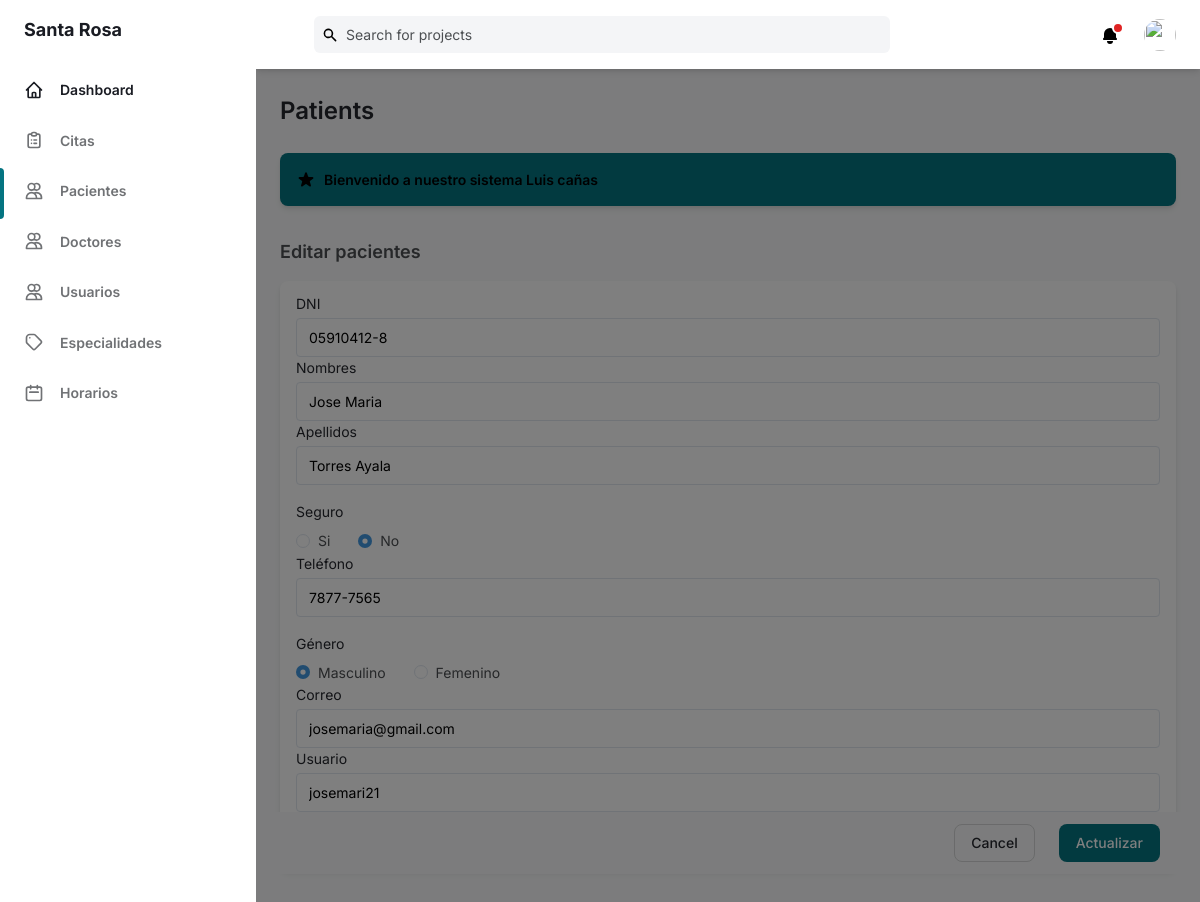
The app's page /vista/patients/edit.php?id=1 (signed in) with its own data.
### tables this page shows
CREATE TABLE `customers` (
  `codpaci` int(11) NOT NULL,
  `dnipa` char(10) NOT NULL,
  `nombrep` varchar(50) NOT NULL,
  `apellidop` varchar(50) NOT NULL,
  `seguro` char(2) NOT NULL,
  `tele` char(9) NOT NULL,
  `sexo` varchar(15) NOT NULL,
  `email` varchar(35) NOT NULL,
  `usuario` varchar(15) NOT NULL,
  `clave` varchar(255) NOT NULL,
  `cargo` char(1) NOT NULL,
  `estado` char(1) NOT NULL,
  `fecha_create` timestamp NOT NULL DEFAULT current_timestamp() ON UPDATE current_timestamp()
);

### vista/patients/edit.php (the view, shortened to what the rows shown need)
<!DOCTYPE html>
<html :class="{ 'theme-dark': dark }" x-data="data()" lang="en">
  <head>
    <link rel="stylesheet" href="../../assets/css/tailwind.output.css" />
    <link
      rel="stylesheet"
      href="https://cdnjs.cloudflare.com/ajax/libs/Chart.js/2.9.3/Chart.min.css"
    />
  </head>
  <body>
    <div
      class="flex h-screen bg-gray-50 dark:bg-gray-900"
      :class="{ 'overflow-hidden': isSideMenuOpen }"
    >
      <div class="flex flex-col flex-1 w-full">
       <main class="h-full overflow-y-auto">
          <div class="container px-6 mx-auto grid">
            <h2
              class="my-6 text-2xl font-semibold text-gray-700 dark:text-gray-200"
            >
              Patients
            </h2>
          <?php
function connect(){
return new mysqli("localhost","root","","proyecto_clinica");
}
$con = connect();
$id = $_GET['id'];
$sql = "SELECT * FROM customers  WHERE codpaci= '$id'";
$query  =$con->query($sql);
$data =  array();
if($query){
  while($r = $query->fetch_object()){
    $data[] = $r;
  }
}
?>
<?php if(count($data)>0):?>
    <?php foreach($data as $d):?>
          <div class="px-4 py-3 mb-8 bg-white rounded-lg shadow-md dark:bg-gray-800">
            <form method="POST"  autocomplete="off" action="../../folder/patients.php?id=<?php echo $d->codpaci; ?>"  role="form">
              <label class="block text-sm">
                <span class="text-gray-700 dark:text-gray-400">DNI</span>
                <input name="dnipa" onKeypress="if (event.keyCode < 45 || event.keyCode > 57) event.returnValue = false;" maxlength="8" value="<?php echo $d->dnipa; ?>" type="text"
                  class="block w-full mt-1 text-sm dark:border-gray-600 dark:bg-gray-700 focus:border-teal-400 focus:outline-none focus:shadow-outline-teal dark:text-gray-300 dark:focus:shadow-outline-gray form-input"
                  placeholder="Jane Doe"
                />
              </label>
              <label class="block text-sm">
                <span class="text-gray-700 dark:text-gray-400">Nombres</span>
                <input name="nombrep" value="<?php echo $d->nombrep; ?>" type="text"
                  class="block w-full mt-1 text-sm dark:border-gray-600 dark:bg-gray-700 focus:border-teal-400 focus:outline-none focus:shadow-outline-teal dark:text-gray-300 dark:focus:shadow-outline-gray form-input"
                  placeholder="Jane Doe"
                />
              </label>
              <label class="block text-sm">
                <span class="text-gray-700 dark:text-gray-400">Apellidos</span>
                <input name="apellidop" value="<?php echo $d->apellidop; ?>" type="text"
                  class="block w-full mt-1 text-sm dark:border-gray-600 dark:bg-gray-700 focus:border-teal-400 focus:outline-none focus:shadow-outline-teal dark:text-gray-300 dark:focus:shadow-outline-gray form-input"
                  placeholder="Jane Doe"
                />
              </label>
              <div class="mt-4 text-sm">
                <span class="text-gray-700 dark:text-gray-400">
                  Seguro
                </span>
                <div class="mt-2">
                  <label
                    class="inline-flex items-center text-gray-600 dark:text-gray-400"
                  >
                <input class="text-teal-600 form-radio focus:border-teal-400 focus:outline-none focus:shadow-outline-teal dark:focus:shadow-outline-gray" name="seguro" type="radio" id="seguro" value="<?php echo $d->seguro; ?>" <?php echo ($d->seguro== 'Si') ?  "checked" : "" ;  ?>/>
                    <span class="ml-2">Si</span>
                  </label>
                  <label
                    class="inline-flex items-center ml-6 text-gray-600 dark:text-gray-400"
                  >
                  <input class="text-teal-600 form-radio focus:border-teal-400 focus:outline-none focus:shadow-outline-teal dark:focus:shadow-outline-gray" name="seguro" type="radio" id="seguro" value="<?php echo $d->seguro; ?>" <?php echo ($d->seguro== 'No') ?  "checked" : "" ;  ?>/>
                    <span class="ml-2">No</span>
                  </label>
                </div>
              </div>
              <label class="block text-sm">
                <span class="text-gray-700 dark:text-gray-400">Teléfono</span>
                <input name="tele" maxlength="9" onKeypress="if (event.keyCode < 45 || event.keyCode > 57) event.returnValue = false;" value="<?php echo $d->tele; ?>" type="text"
                  class="block w-full mt-1 text-sm dark:border-gray-600 dark:bg-gray-700 focus:border-teal-400 focus:outline-none focus:shadow-outline-teal dark:text-gray-300 dark:focus:shadow-outline-gray form-input"
                  placeholder="Jane Doe"
                />
              </label>
              <div class="mt-4 text-sm">
                <span class="text-gray-700 dark:text-gray-400">
                  Género
                </span>
                <div class="mt-2">
                  <label
                    class="inline-flex items-center text-gray-600 dark:text-gray-400"
                  >
                <input class="text-teal-600 form-radio focus:border-teal-400 focus:outline-none focus:shadow-outline-teal dark:focus:shadow-outline-gray" name="sexo" type="radio" id="sexo" value="<?php echo $d->sexo; ?>" <?php echo ($d->sexo== 'Masculino') ?  "checked" : "" ;  ?>/>
                    <span class="ml-2">Masculino</span>
                  </label>
                  <label
                    class="inline-flex items-center ml-6 text-gray-600 dark:text-gray-400"
                  >
                  <input class="text-teal-600 form-radio focus:border-teal-400 focus:outline-none focus:shadow-outline-teal dark:focus:shadow-outline-gray" name="sexo" type="radio" id="sexo" value="<?php echo $d->sexo; ?>" <?php echo ($d->sexo== 'Femenino') ?  "checked" : "" ;  ?>/>
                    <span class="ml-2">Femenino</span>
                  </label>
                </div>
              </div>
              <label class="block text-sm">
                <span class="text-gray-700 dark:text-gray-400">Correo</span>
                <input name="email" value="<?php echo $d->email; ?>" type="text"
                  class="block w-full mt-1 text-sm dark:border-gray-600 dark:bg-gray-700 focus:border-teal-400 focus:outline-none focus:shadow-outline-teal dark:text-gray-300 dark:focus:shadow-outline-gray form-input"
                  placeholder="Jane Doe"
                />
              </label>
              <label class="block text-sm">
                <span class="text-gray-700 dark:text-gray-400">Usuario</span>
                <input name="usuario" value="<?php echo $d->usuario; ?>" type="text"
                  class="block w-full mt-1 text-sm dark:border-gray-600 dark:bg-gray-700 focus:border-teal-400 focus:outline-none focus:shadow-outline-teal dark:text-gray-300 dark:focus:shadow-outline-gray form-input"
                  placeholder="Jane Doe"
                />
              </label>
               <footer
          class="flex flex-col items-center justify-end px-6 py-3 -mx-6 -mb-4 space-y-4 sm:space-y-0 sm:space-x-6 sm:flex-row bg-gray-50 dark:bg-gray-800">
          <button
            @click="closeModal"
            class="w-full px-5 py-3 text-sm font-medium leading-5 text-white text-gray-700 transition-colors duration-150 border border-gray-300 rounded-lg dark:text-gray-400 sm:px-4 sm:py-2 sm:w-auto active:bg-transparent hover:border-gray-500 focus:border-gray-500 active:text-gray-500 focus:outline-none focus:shadow-outline-gray">
            Cancel
          </button>
          <button name="update"
            class="w-full px-5 py-3 text-sm font-medium leading-5 text-white transition-colors duration-150 bg-teal-600 border border-transparent rounded-lg sm:w-auto sm:px-4 sm:py-2 active:bg-teal-600 hover:bg-teal-700 focus:outline-none focus:shadow-outline-teal">
            Actualizar
          </button>
        </footer>
        </form>
          </div>
 <?php endforeach; ?>
    <?php else:?>
    <span class="px-2 py-1 font-semibold leading-tight text-red-700 bg-red-100 rounded-full dark:text-red-100 dark:bg-red-700">
          No hay datos
        </span>
    <?php endif; ?>
          </div>
<?php require '../template/footer.php';  ?>

### records on screen
customers: dnipa "05910412-8", nombrep "Jose Maria", apellidop "Torres Ayala", seguro "☐ Si", seguro "☑ No", tele "7877-7565", sexo "☑ Masculino", sexo "☐ Femenino", email "josemaria@gmail.com", usuario "josemari21"

### other values on screen
$_SESSION['nombre'] "Luis cañas"
